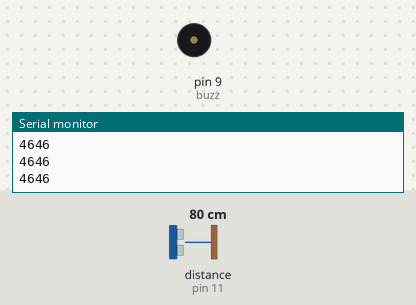
Simulated run of this sketch. Board: Arduino Uno, built with avr-gcc and run on an emulated ATmega328P. Parts: buzzer (waves = sounding), the last lines printed to the serial monitor. Wiring (inferred from the names in the program): ultrasonic range finder: trigger pin 12; echo pin 11. The inputs (shaded band) are chosen by the test bench; at power-on: distance to the obstacle (sensor on pin 11) 80 cm. The echo pulse lasts 58.3 µs per cm.

Above: at 1.2 s.
1.3 s: distance to the obstacle (sensor on pin 11) set to 71 cm
2.8 s: distance to the obstacle (sensor on pin 11) set to 66 cm
At 3.1 s:
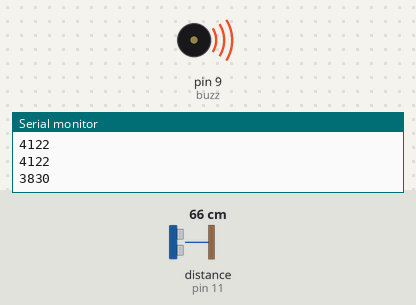
Timing chart, 0 to 5.8 s (numbered marks = the images above; inputs shaded):
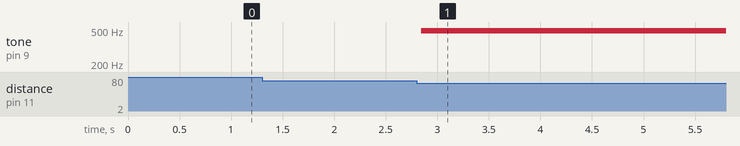

Measured:
- the behaviour switches between 69 and 68 cm on distance to the obstacle (sensor on pin 11) (found by bisection; images 0 and 1)
- after the input at 2.8 s, tone on pin 9 (buzz): silent → 490 Hz at once

The sketch:

EchoGuide.ino
```cpp
int trigPin = 12;
int echoPin = 11;
long pingTime;
int buzz = 9;

void setup() {
  Serial.begin(9600);

  pinMode(trigPin, OUTPUT);
  pinMode(echoPin, INPUT);
  pinMode(buzz, OUTPUT);
}

void loop() {

  digitalWrite(trigPin, LOW);
  delayMicroseconds(2);

  digitalWrite(trigPin, HIGH);
  delayMicroseconds(10);

  digitalWrite(trigPin, LOW);

  pingTime = pulseIn(echoPin, HIGH);

  Serial.println(pingTime);

  if (pingTime <= 500) {
    analogWrite(buzz, 250);
    delay(200);
    analogWrite(buzz, 0);
  }
  else if (pingTime <= 1000) {
    analogWrite(buzz, 105);
    delay(200);
    analogWrite(buzz, 0);
  }
  else if (pingTime <= 2000) {
    analogWrite(buzz, 55);
    delay(200);
    analogWrite(buzz, 0);
  }
  else if (pingTime <= 3000) {
    analogWrite(buzz, 25);
    delay(200);
    analogWrite(buzz, 0);
  }
  else if (pingTime <= 4000) {
    analogWrite(buzz, 5);
    delay(200);
    analogWrite(buzz, 0);
  }
  else if (pingTime >= 4000) {
    analogWrite(buzz, 0);
  }


  delay(100);
}
```
